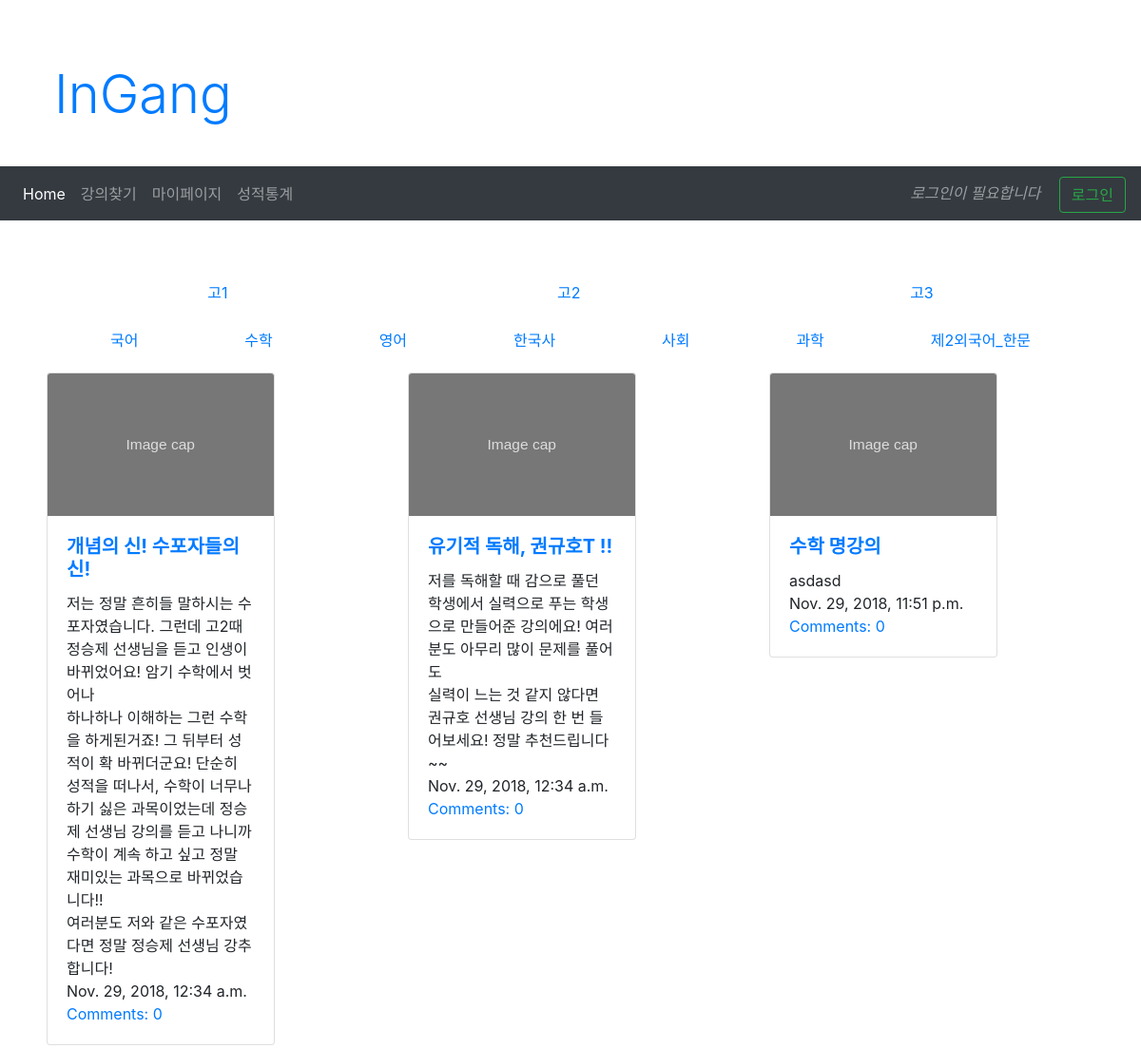
The page / on the database its author committed.
### blog/models.py (models this page shows, shortened)
class Post(models.Model):
    SUBJECT_LIST = (
    ('국어', '국어'),
    ('수학(가)', '수학(가)'),
    ('수학(나)', '수학(나)'),
    ('영어', '영어'),
    ('한국사', '한국사'),
    ('사회','사회'),
    ('과학','과학'),
    ('제2외국어_한문','제2외국어_한문'),
    )
    author = models.ForeignKey('auth.User', on_delete=models.CASCADE)
    title = models.CharField(max_length=200)
    subject = models.CharField(
        max_length=10, choices=SUBJECT_LIST, default='국어')
    teacherName = models.CharField(max_length=10)
    price = models.IntegerField(
        validators=[MinValueValidator(50000), MaxValueValidator(100000000)])
    grade= models.CharField(max_length=6, choices=GRADE_LIST, default='고1')
    url = models.URLField()
    text = models.TextField()
    like = models.IntegerField(default=0)
    created_date = models.DateTimeField(
        default=timezone.now)
    published_date = models.DateTimeField(
        blank=True, null=True)
    def approved_comments(self):
        return self.comments.filter(approved_comment=True)

### blog/views.py (the view)
# urls.py: url(r'^$', views.post_list, name='post_list'),
def post_list(request):
    posts = Post.objects.filter(published_date__lte=timezone.now()).order_by('published_date')
    return render(request, 'blog/post_list.html', {'posts': posts })

### blog/templates/blog/post_list.html (shortened to what this page needs)
{% extends 'blog/base.html' %}
{% block content %}
<br>
<div class="row">
    <div class="col">
    <nav class="nav nav-pills flex-column flex-sm-row">
        <a id="g1" class="flex-sm-fill text-sm-center nav-link" href="{% url 'post_list_grade' '고1' %}">고1</a>
        <a id="g2" class="flex-sm-fill text-sm-center nav-link" href="{% url 'post_list_grade' '고2' %}">고2</a>
        <a id="g3" class="flex-sm-fill text-sm-center nav-link" href="{% url 'post_list_grade' '고3' %}">고3</a>
    </nav>
    </div>
</div>
<div id="row_1" style="margin-top:10px;">
    <div class="col">
        <nav class="nav nav-pills flex-column flex-sm-row">
            <a id="s11" class="flex-sm-fill text-sm-center nav-link" href="{% url 'post_list_subject' '고1' '국어' %}">국어</a>
            <a id="s12" class="flex-sm-fill text-sm-center nav-link" href="{% url 'post_list_subject' '고1' '수학' %}">수학</a>
            <a id="s13" class="flex-sm-fill text-sm-center nav-link" href="{% url 'post_list_subject' '고1' '영어' %}">영어</a>
            <a id="s14" class="flex-sm-fill text-sm-center nav-link" href="{% url 'post_list_subject' '고1' '한국사' %}">한국사</a>
            <a id="s15" class="flex-sm-fill text-sm-center nav-link" href="{% url 'post_list_subject' '고1' '사회' %}">사회</a>
            <a id="s16" class="flex-sm-fill text-sm-center nav-link" href="{% url 'post_list_subject' '고1' '과학' %}">과학</a>
            <a id="s17" class="flex-sm-fill text-sm-center nav-link" href="{% url 'post_list_subject' '고1' '제2외국어_한문' %}">제2외국어_한문</a>
        </nav>
    </div>
</div>
<div class="row" style="margin-top:10px;">
    {% for post in posts %}
    <div class="col m-1">
        <div class="card" style="width: 15rem;">
            <img class="card-img-top" alt="Card image cap">
            <div class="card-body">
                <h5 class="card-title" style="font-weight:bold;"><a href="{% url 'post_detail' pk=post.pk %}">{{ post.title }}</h5></a>
                <p class="card-text">{{ post.text|linebreaksbr }}<br>{{ post.published_date }}<br><a href="{% url 'post_detail' pk=post.pk %}">Comments: {{ post.approved_comments.count }}</a></p>
            </div>
        </div>
    </div>
    {% endfor %}
</div>
{% endblock content %}

### blog/templates/blog/base.html (shortened to what this page needs)
﻿{% load static %}
<!doctype html>
<html lang="ko">
  <head>
    <link rel="stylesheet" href="https://stackpath.bootstrapcdn.com/bootstrap/4.1.3/css/bootstrap.min.css">
    <link rel="stylesheet" href="style.css">
  </head>
  <body>
    <div class="container-fluid">
      <h1 class="display-4" style="margin:42px;"><a href="/">InGang</a></h1>
    </div>
    <nav class="navbar navbar-expand-lg navbar-dark bg-dark" style="margin-bottom:32px;">
        <div class="collapse navbar-collapse" id="navbarSupportedContent">
            <ul class="navbar-nav mr-auto">
                <li class="nav-item active">
                <a class="nav-link" href="#">Home <span class="sr-only">(current)</span></a>
                </li>
                <li class="nav-item">
                    <a class="nav-link" href="{% url 'post_searchpage' %}">강의찾기</a>
                </li>
                <li class="nav-item">
                    <a class="nav-link" href="{% url 'add_grade_info' %}">마이페이지</a>
                </li>
                <li class="nav-item">
                    <a class="nav-link" href="{% url 'grade_list' %}">성적통계</a>
                </li>
            </ul>
            <div class="d_login">
                {% if user.is_authenticated %}
                    <a href="{% url 'post_new' %}" class="top-menu">글쓰기</a>
                    <a href="{% url 'post_draft_list' %}" class="top-menu">임시작성글</a>
                    <span class="navbar-text" style="margin-right:15px; font-style:italic;">안녕하세요 {{ user.username }}님</span> (<a href="{% url 'logout' %}" class="btn btn-outline-success" role="button">로그아웃</a>)
                {% else %}
                    <span class="navbar-text" style="margin-right:15px; font-style:italic;">로그인이 필요합니다</span>
                    <a class="btn btn-outline-success" href="{% url 'login' %}" role="button">로그인</a>
                {% endif %}
            </div>
    </nav>
    <div class="content container">
            {% block content %}
            {% endblock %}
    </div>
  </body>
</html>

### rows shown on the page
Post: title "개념의 신! 수포자들의 신!", text "저는 정말 흔히들 말하시는 수포자였습니다. 그런데 고2때 정승제 선생님을 듣고 인생이 바뀌었어요! 암기 수학에서 벗어나 하나하나 이해하는 그런 수학을 하게된거죠! 그 뒤부터 성적이 확 바뀌더군요! 단순히 성적을 떠나서, 수학이 너무나 하기 싫은 과목이었는데 정승제 선생님 강의를 듣고 나니까 수학이 계속 하고 싶고 정말 재미있는 과목으로 바뀌었습니다!! 여러분도 저와 같은 수포자였다면 정말 정승제 선생님 강추합니다!", published_date "Nov. 29, 2018, 12:34 a.m.", approved_comments.count "0"
Post: title "유기적 독해, 권규호T !!", text "저를 독해할 때 감으로 풀던 학생에서 실력으로 푸는 학생으로 만들어준 강의에요! 여러분도 아무리 많이 문제를 풀어도 실력이 느는 것 같지 않다면 권규호 선생님 강의 한 번 들어보세요! 정말 추천드립니다 ~~", published_date "Nov. 29, 2018, 12:34 a.m.", approved_comments.count "0"
Post: title "수학 명강의", text "asdasd", published_date "Nov. 29, 2018, 11:51 p.m.", approved_comments.count "0"
